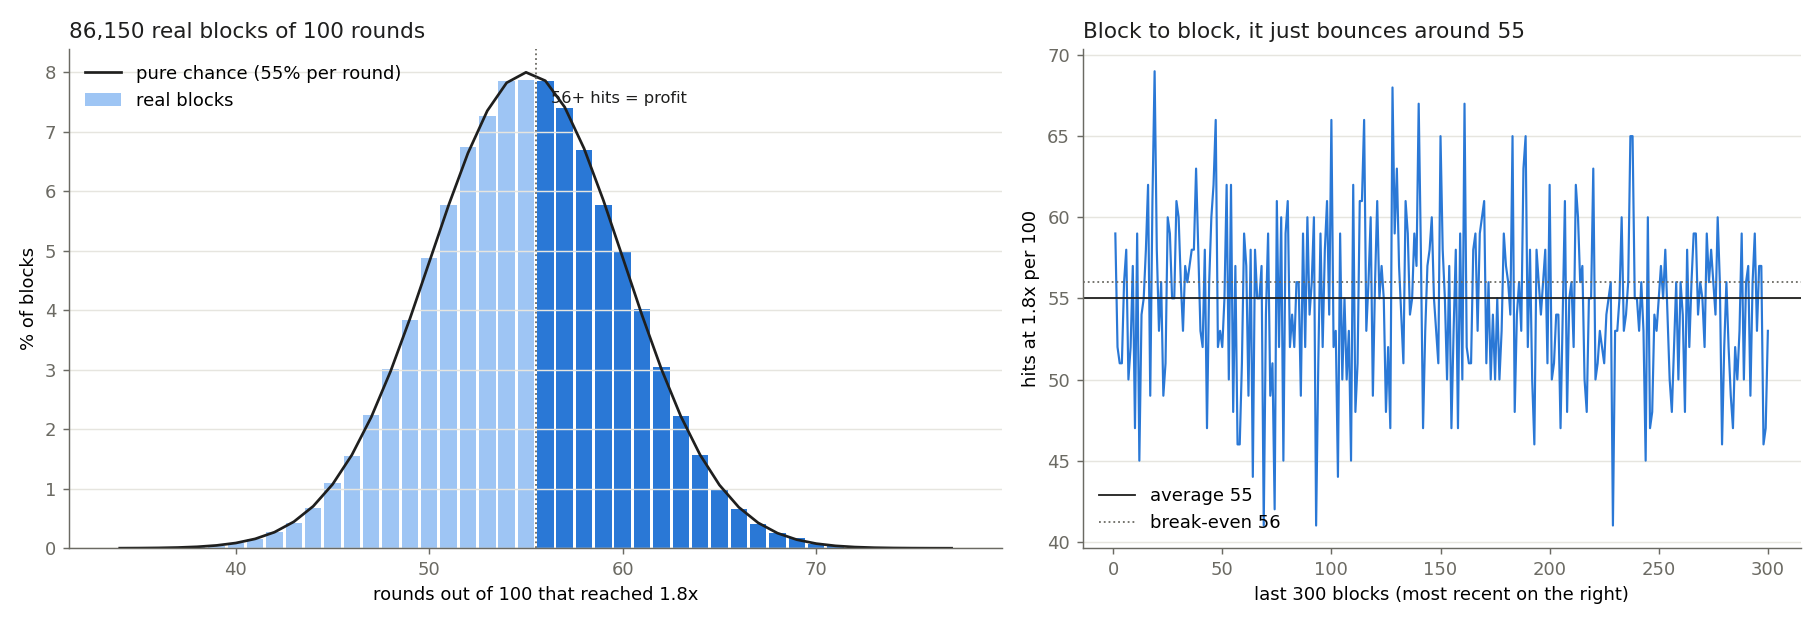

Reproduce this figure in Python.
"""Stake Crash, cash out at 1.8x: real history (Jul 2019 - Oct 2026) split into blocks of 100 rounds.
Run: python3 crash_blocks.py   (writes crash_blocks_1.8x.csv and crash_blocks.png)
"""
from math import comb

import numpy as np

c = np.load("crash_history.npy").astype(np.int64)  # x100, oldest first
TARGET, B = 180, 100
hit = c >= TARGET
nb = len(c) // B
blocks = hit[: nb * B].reshape(nb, B).sum(1)
p = hit.mean()

print(f"real rounds: {len(c):,}   median crash: {np.median(c)/100:.2f}x   mean of the cap-free formula: (heavy tail)")
print(f"reached 1.8x: {p:.3%}  (formula 0.99/1.8 = {0.99/1.8:.3%})")
print(f"\nblocks of 100: {nb:,}")
print(f"  hits per 100 -> average {blocks.mean():.2f}, median {np.median(blocks):.0f}, "
      f"typical range (middle 90%) {np.percentile(blocks,5):.0f}-{np.percentile(blocks,95):.0f}, "
      f"worst {blocks.min()}, best {blocks.max()}")
# profit for $1 flat bets at 1.8x: hits*0.8 - misses
profit = blocks * 0.8 - (B - blocks)
print(f"  break-even needs 56+ hits out of 100 (56 x 0.8 = 44.8 > 44 losses)")
print(f"  blocks that ended in profit: {np.mean(profit > 0):.1%}   lost: {np.mean(profit < 0):.1%}   exactly even: {np.mean(profit == 0):.1%}")
print(f"  average result per block of 100 x $1 bets: ${profit.mean():+.3f}   (theory: -$1.00)")

print("\n  hits   real blocks   % of blocks   pure-chance %   $1 bets result")
binom = lambda k: comb(B, k) * p**k * (1 - p) ** (B - k)
for k in range(blocks.min(), blocks.max() + 1):
    n = (blocks == k).sum()
    if n:
        print(f"  {k:>4}   {n:>11,}   {n/nb:10.2%}   {binom(k):12.2%}   {k*0.8-(B-k):+8.1f}")

print("\nfirst 20 blocks (Stake Crash launch, July 2019):")
print("  " + "  ".join(f"#{i+1}:{blocks[i]}" for i in range(20)))
print("most recent 20 blocks (up to 22 Oct 2026):")
print("  " + "  ".join(f"#{nb-19+i}:{blocks[nb-20+i]}" for i in range(20)))

with open("crash_blocks_1.8x.csv", "w") as f:
    f.write("block,first_round,last_round,hits_at_1.8x,misses,result_of_100_x_$1_bets\n")
    for i, k in enumerate(blocks):
        f.write(f"{i+1},{i*B+1},{(i+1)*B},{k},{B-k},{k*0.8-(B-k):.1f}\n")
print("\nwrote crash_blocks_1.8x.csv (every block)")

import matplotlib
matplotlib.use("Agg")
import matplotlib.pyplot as plt

INK, MUTED, GRID, BLUE = "#1f1f1e", "#6b6a63", "#e6e5df", "#2a78d6"
plt.rcParams.update({"axes.spines.top": False, "axes.spines.right": False, "axes.edgecolor": MUTED,
                     "xtick.color": MUTED, "ytick.color": MUTED, "font.size": 10})
fig, (a1, a2) = plt.subplots(1, 2, figsize=(14, 4.8), gridspec_kw={"width_ratios": [1.3, 1]})
ks = np.arange(blocks.min(), blocks.max() + 1)
real = np.array([(blocks == k).mean() * 100 for k in ks])
a1.bar(ks, real, color=[BLUE if k >= 56 else "#9ec5f4" for k in ks], width=0.85, label="real blocks")
a1.plot(ks, [binom(k) * 100 for k in ks], color=INK, lw=1.5, label="pure chance (55% per round)")
a1.axvline(55.5, color=MUTED, ls=":", lw=1)
a1.annotate("56+ hits = profit", (56.3, real.max() * 0.95), color=INK, fontsize=9)
a1.set_xlabel("rounds out of 100 that reached 1.8x"); a1.set_ylabel("% of blocks")
a1.set_title(f"{nb:,} real blocks of 100 rounds", loc="left", color=INK)
a1.legend(frameon=False, loc="upper left"); a1.grid(axis="y", color=GRID)

show = 300
a2.plot(np.arange(1, show + 1), blocks[-show:], color=BLUE, lw=1.2)
a2.axhline(55, color=INK, lw=1, label="average 55")
a2.axhline(56, color=MUTED, lw=1, ls=":", label="break-even 56")
a2.set_xlabel(f"last {show} blocks (most recent on the right)"); a2.set_ylabel("hits at 1.8x per 100")
a2.set_title("Block to block, it just bounces around 55", loc="left", color=INK)
a2.legend(frameon=False, loc="lower left"); a2.grid(axis="y", color=GRID)
fig.tight_layout(); fig.savefig("crash_blocks.png", dpi=130)
print("wrote crash_blocks.png")
